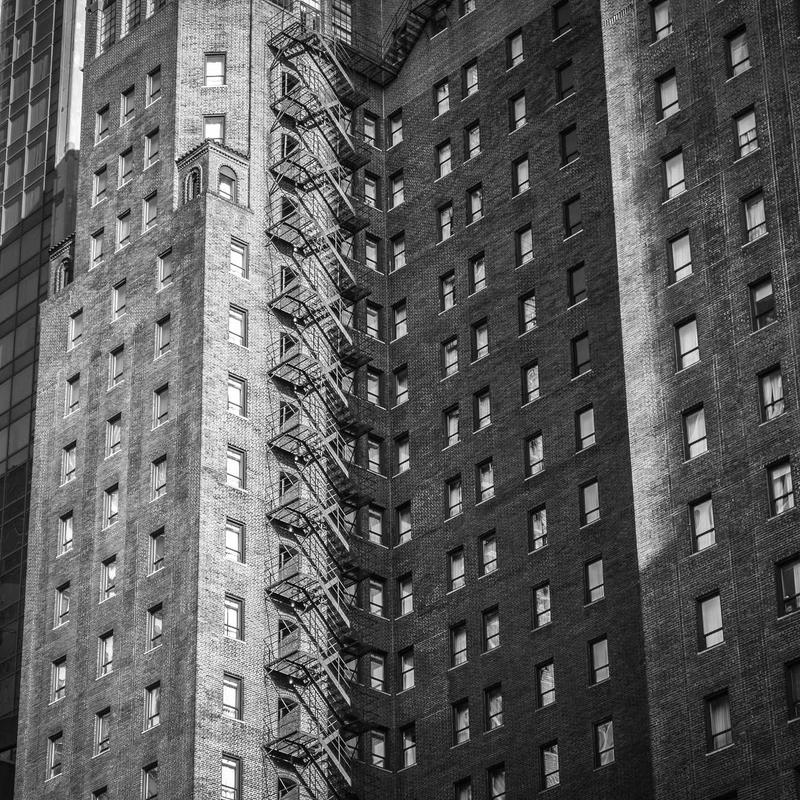
#> input picture downloads/img_1.jpg, 800 x 800 px, given in place of ., which was not available
$ python -i editor_video.py   (imports and definitions only)   (older library calls are emulated)
#> lines starting #> are read from the running program, lines starting #| are printed output that depends on the picture
# modules/conteudo/editor_video.py
import os
import requests
import PIL.Image
import PIL.ImageFilter
from PIL import ImageDraw, ImageFont
import numpy as np
import json
import urllib.request

if not hasattr(PIL.Image, 'ANTIALIAS'):
    PIL.Image.ANTIALIAS = PIL.Image.Resampling.LANCZOS

from moviepy.editor import ImageClip, concatenate_videoclips, AudioFileClip, CompositeVideoClip

# [50 lines left out: functions baixar_midia, desenhar_palavra_legenda, not called in this run]

def criar_video_reels(caminhos_imagens, caminho_audio=None, caminho_legenda=None, nome_saida="reels_final.mp4", logger=print):
#> called with caminhos_imagens = '../../downloads/img_1.jpg', nome_saida = 'reels_final.mp4'
    W, H = 480, 854
    clips = []

    try:
        # 1. Monta Imagens (Fundo desfocado)
        for img_path in caminhos_imagens:
            img_pil = PIL.Image.open(img_path).convert("RGB")
#> img_pil is the input picture: PIL image 800x800 RGB; min 0, max 255, mean 93
            bg_pil = img_pil.resize((W, H), PIL.Image.LANCZOS).filter(PIL.ImageFilter.GaussianBlur(10))
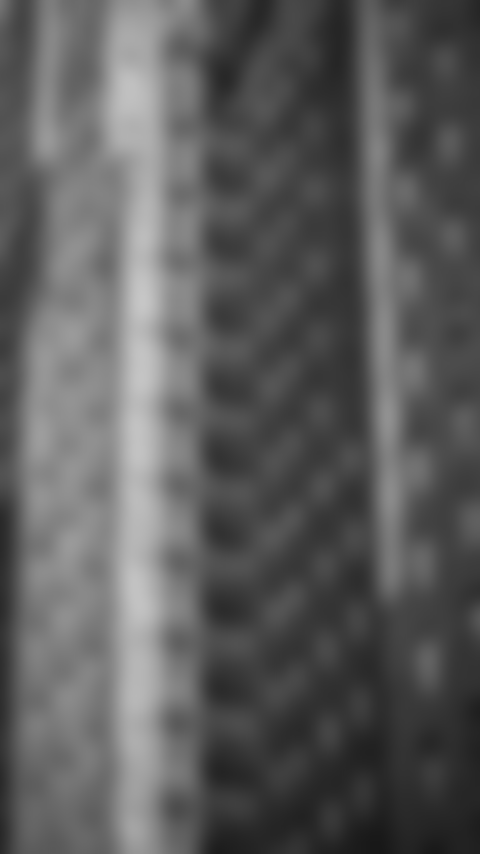
#> bg_pil: PIL image 480x854 RGB; min 23, max 198, mean 93
#> (the run stopped early here; a loop or call above may not have finished)

$ run again, on downloads/img_2.jpg
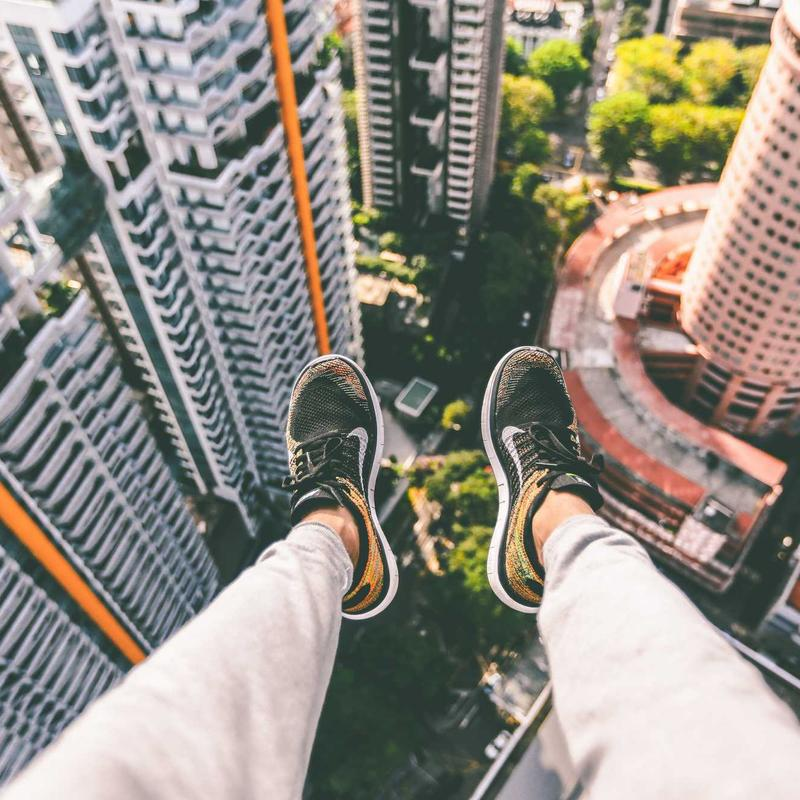
#> input picture downloads/img_2.jpg, 800 x 800 px, given in place of ., which was not available
#> in criar_video_reels, img_pil is the input picture: PIL image 800x800 RGB; mean R, G, B 146, 140.5, 131.3
#> in criar_video_reels, `bg_pil = img_pil.resize((W, H), PIL.Image.LANCZOS).filter(PIL.ImageFil..`:
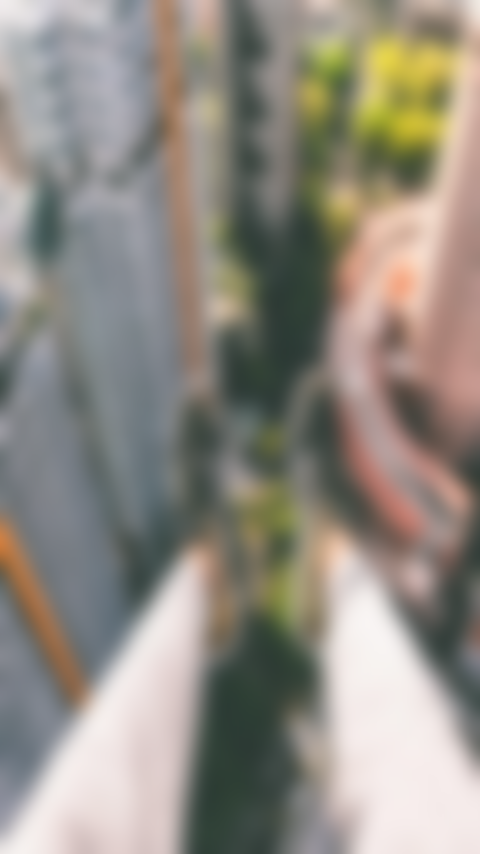
#> bg_pil: PIL image 480x854 RGB; mean R, G, B 146, 140.5, 131.3

$ run again, on downloads/img_3.jpg
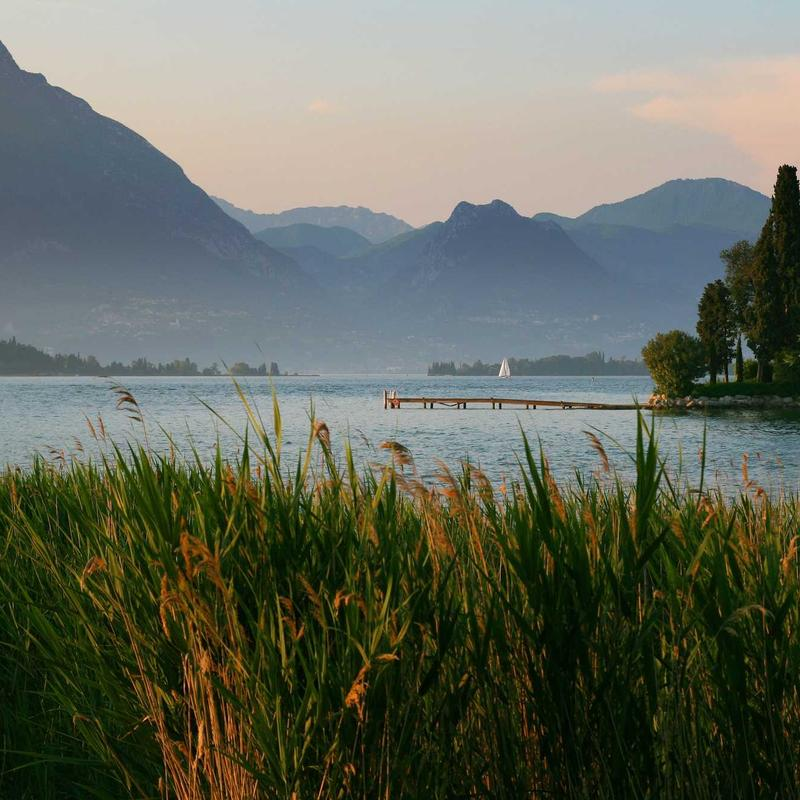
#> input picture downloads/img_3.jpg, 800 x 800 px, given in place of ., which was not available
#> in criar_video_reels, img_pil is the input picture: PIL image 800x800 RGB; mean R, G, B 100.8, 105.8, 93.1
#> in criar_video_reels, `bg_pil = img_pil.resize((W, H), PIL.Image.LANCZOS).filter(PIL.ImageFil..`:
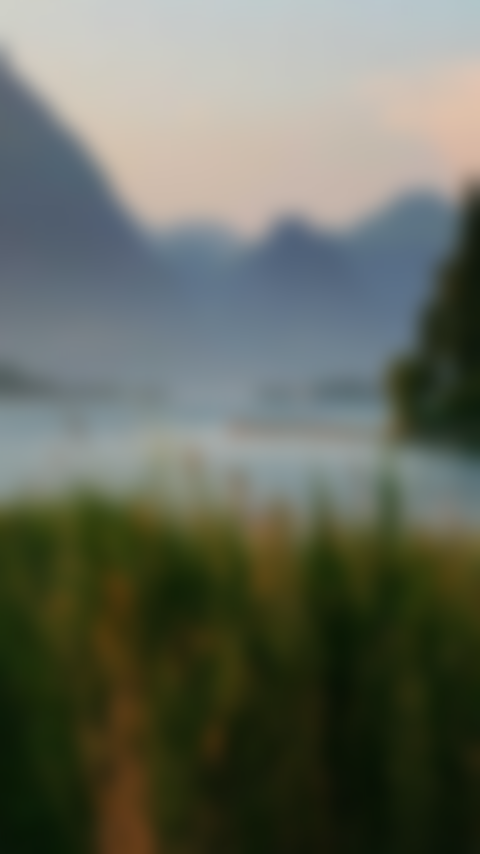
#> bg_pil: PIL image 480x854 RGB; mean R, G, B 100.8, 105.7, 93.2
